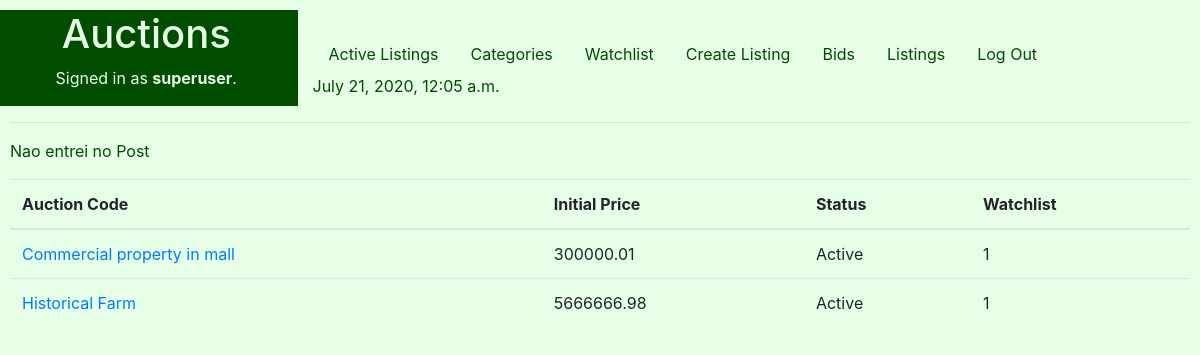
Before: /Watchlist (signed in) with the older database file.
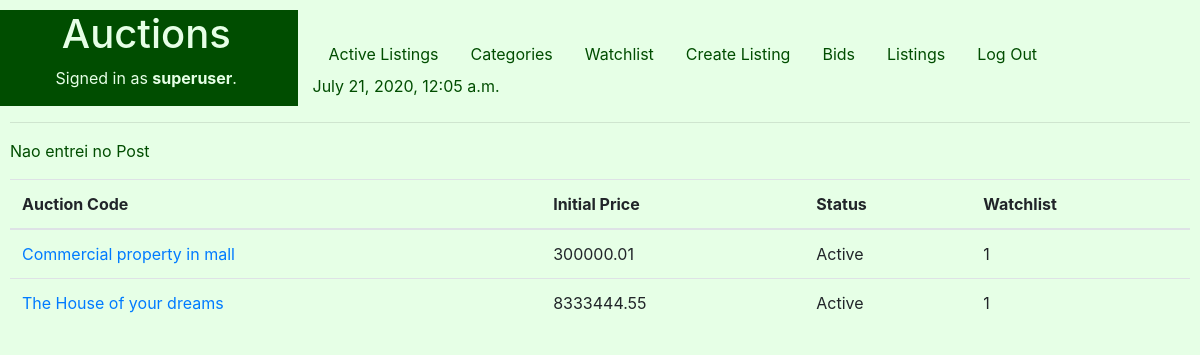
After: the same page with the newer database file.
### auctions/models.py (models this page shows, shortened)
class Watchlist(models.Model):
    Lcode = models.ForeignKey(Listings, on_delete=models.CASCADE)
    Wflag =models.IntegerField() #Key
    user = models.CharField(max_length=25)

class Listings(models.Model):
    STATUS = (
        ('Active', 'Active - Receiving Bids'),
        ('To Begin', 'To Begin - De Auction didn´t start yet'),
        ('Closed', 'Closed - The seller gave up the auction'),
        ('Sold', 'Sold'),
    )
    Ltitle = models.CharField(help_text="Choose a title for your listing",max_length=50)
    Ccode=models.IntegerField(help_text="Categories Ex: 1-Apartament,2-Commercial,3-Farm, 4-House ") #foreign key from PropTypes
    Ldescription = models.CharField(max_length=250)
    Lprice = models.FloatField(help_text="starting bid Just USD") #initial price
    Ldatestart = models.DateField(help_text="Please use the following format: <em>YYYY-MM-DD</em>. for the auction start")
    Lduration = models.IntegerField(help_text="Duration expressed in days" )
    Luser = models.CharField(max_length=25)
    Limage= models.ImageField(upload_to="media", blank=True) #Name of the picture saved on static folder
    Lstatus = models.CharField(max_length=8, choices=STATUS )

### auctions/views.py (the view)
# urls.py: path("Watchlist", views.Watchlist_view, name="Watchlist"),
def Watchlist_view(request):
    d = datetime.datetime.now()
    context={
        "d" : d,
        "message":"Nao entrei no Post",
        "Watchlists": Watchlist.objects.all(),
    }
    return render(request, "auctions/WatchList.html", context)

### auctions/templates/auctions/WatchList.html (shortened to what this page needs)
{% extends "auctions/layout.html" %}
{% block body %}
<p> {{message}}</p>
<div class="form-group">
  <form action= "{% url 'auctions:Watchlist' %}" method="post" >
      {% if Watchlists|length > 0 %}
	       	<div class="form-group">
		        <table class="table">
			           	<thead>
			      	    <tr>
				        	<th scope="col">Auction Code </th>
      	          <th scope="col">Initial Price </th>
                  <th scope="col">Status </th>
                  <th scope="col">Watchlist </th>
					        </tr>
    			        </thead>
				          {% for Whatchlist in Watchlists %}
                    {%if user.username == Whatchlist.user and Whatchlist.Wflag == 1%}
				            <tr>
					          	<td> <a  href= "#" >{{ Whatchlist.Lcode.Ltitle }}</a></td>
                      <td>{{ Whatchlist.Lcode.Lprice }}</td>
                      <td>{{ Whatchlist.Lcode.Lstatus }}</td>
                      <a href="">
                      <td>{{ Whatchlist.Wflag}}</td></a>
				            </tr>
                    {%endif%}
				          {% endfor %}
			      </table>
          </div>
        {% else %}
	         	<div class="form-group">
		          	<output><h1>No matches found</h1></output>
	        	</div>
	{% endif %}
	</form>
</div>
{% endblock %}

Changed rows visible on the page:
changed through a linked row, Watchlist: Lcode.Ltitle "Historical Farm" → "The House of your dreams"; Lcode.Lprice "5666666.98" → "8333444.55"
